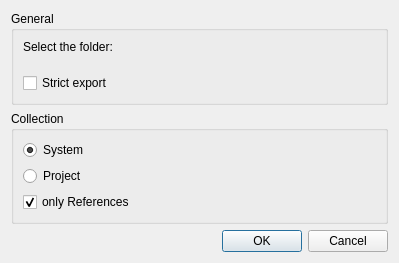
<?xml version="1.0" encoding="UTF-8"?>
<ui version="4.0">
 <class>BibTexExportDialog</class>
 <widget class="QDialog" name="BibTexExportDialog">
  <property name="geometry">
   <rect>
    <x>0</x>
    <y>0</y>
    <width>399</width>
    <height>263</height>
   </rect>
  </property>
  <property name="windowTitle">
   <string>Dialog</string>
  </property>
  <layout class="QVBoxLayout" name="verticalLayout_3">
   <item>
    <widget class="QGroupBox" name="groupBox">
     <property name="title">
      <string>General</string>
     </property>
     <layout class="QVBoxLayout" name="verticalLayout">
      <item>
       <widget class="QLabel" name="label">
        <property name="text">
         <string>Select the folder:</string>
        </property>
       </widget>
      </item>
      <item>
       <widget class="KUrlRequester" name="folder">
        <property name="mode">
         <set>KFile::Directory|KFile::ExistingOnly|KFile::LocalOnly</set>
        </property>
       </widget>
      </item>
      <item>
       <widget class="QCheckBox" name="strictExport">
        <property name="text">
         <string>Strict export</string>
        </property>
       </widget>
      </item>
     </layout>
    </widget>
   </item>
   <item>
    <widget class="QGroupBox" name="groupBox_2">
     <property name="title">
      <string>Collection</string>
     </property>
     <layout class="QVBoxLayout" name="verticalLayout_2">
      <item>
       <widget class="QRadioButton" name="collection_System">
        <property name="text">
         <string>System</string>
        </property>
        <property name="checked">
         <bool>true</bool>
        </property>
       </widget>
      </item>
      <item>
       <widget class="QRadioButton" name="collection_Project">
        <property name="text">
         <string>Project</string>
        </property>
       </widget>
      </item>
      <item>
       <widget class="QCheckBox" name="onlyReferences">
        <property name="text">
         <string>only References</string>
        </property>
        <property name="checked">
         <bool>true</bool>
        </property>
       </widget>
      </item>
     </layout>
    </widget>
   </item>
   <item>
    <widget class="QDialogButtonBox" name="buttonBox">
     <property name="orientation">
      <enum>Qt::Horizontal</enum>
     </property>
     <property name="standardButtons">
      <set>QDialogButtonBox::Cancel|QDialogButtonBox::Ok</set>
     </property>
    </widget>
   </item>
  </layout>
 </widget>
 <customwidgets>
  <customwidget>
   <class>KUrlRequester</class>
   <extends>QFrame</extends>
   <header>kurlrequester.h</header>
  </customwidget>
 </customwidgets>
 <resources/>
 <connections>
  <connection>
   <sender>buttonBox</sender>
   <signal>accepted()</signal>
   <receiver>BibTexExportDialog</receiver>
   <slot>accept()</slot>
   <hints>
    <hint type="sourcelabel">
     <x>248</x>
     <y>254</y>
    </hint>
    <hint type="destinationlabel">
     <x>157</x>
     <y>274</y>
    </hint>
   </hints>
  </connection>
  <connection>
   <sender>buttonBox</sender>
   <signal>rejected()</signal>
   <receiver>BibTexExportDialog</receiver>
   <slot>reject()</slot>
   <hints>
    <hint type="sourcelabel">
     <x>316</x>
     <y>260</y>
    </hint>
    <hint type="destinationlabel">
     <x>286</x>
     <y>274</y>
    </hint>
   </hints>
  </connection>
 </connections>
</ui>
